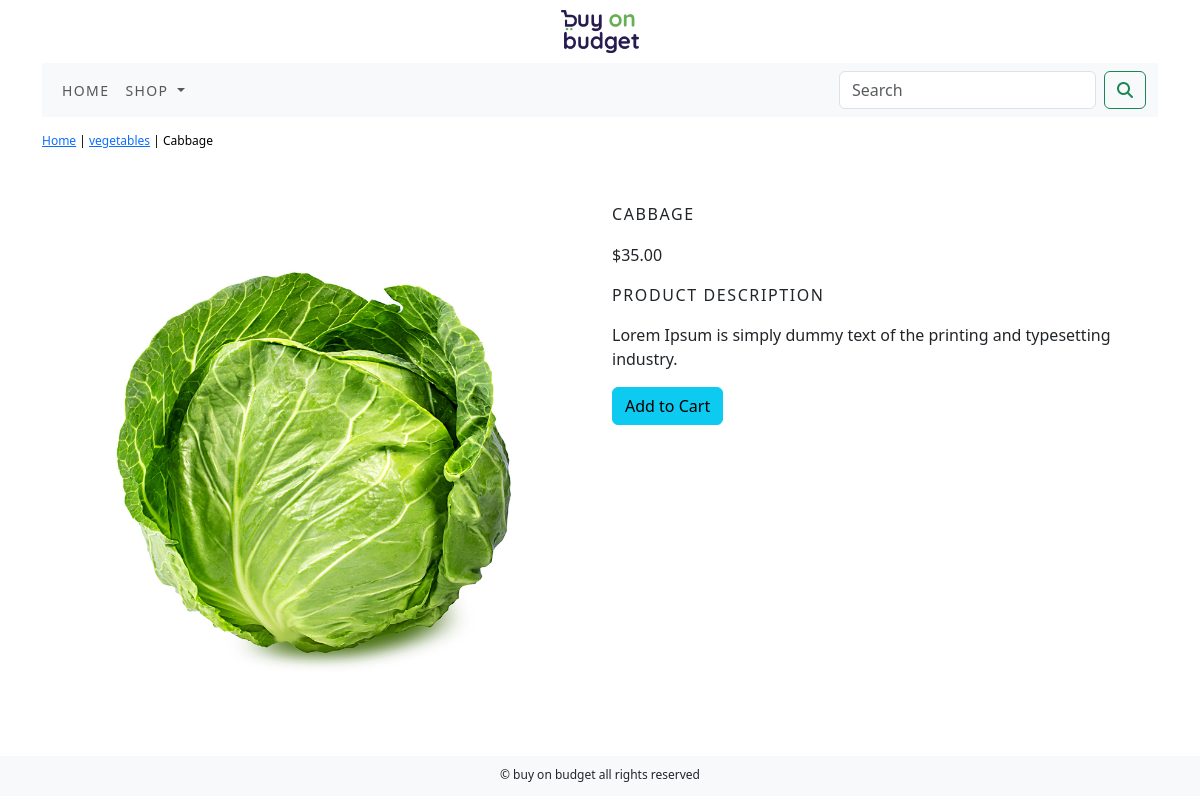
The app's page /ecommerceapp/vegetables/cabbage/ with its own data.
### ecommerceapp/models.py (models this page shows, shortened)
class Product(models.Model):
    name = models.CharField(max_length=250, unique=True)
    slug = models.SlugField(max_length=250, unique=True)
    description = models.TextField(blank=True)
    price = models.DecimalField(max_digits=10, decimal_places=2)
    category = models.ForeignKey(Category, on_delete=models.CASCADE)
    image = models.ImageField(upload_to='product', blank=True)
    stock = models.IntegerField()
    available = models.BooleanField(default=True)
    created = models.DateTimeField(auto_now_add=True)
    updated = models.DateTimeField(auto_now=True)
    class Meta:
        ordering = ('name',)
        verbose_name = 'product'
        verbose_name_plural = 'products'

class Category(models.Model):
    name = models.CharField(max_length=250, unique=True)
    slug = models.SlugField(max_length=250, unique=True)
    description = models.TextField(blank=True)
    image = models.ImageField(upload_to='category', blank=True)
    class Meta:
        ordering = ('name',)
        verbose_name = 'category'
        verbose_name_plural = 'categories'
    def get_url(self):
        return reverse('ecommerceapp:products_by_category', args=[self.slug])
    def __str__(self):
        return '{}'.format(self.name)

### ecommerceapp/views.py (the view)
# urls.py: path('<slug:c_slug>/<slug:product_slug>/', views.proDetail, name='product_detail'),
def proDetail(request, c_slug, product_slug):
    try:
        product = Product.objects.get(category__slug=c_slug, slug=product_slug)
    except Exception as e:
        raise e
    return render(request, 'product.html', {'product': product})

### cart/context_processors.py (called while the page is built)
def counter(request):
    item_count = 0
    if 'admin' in request.path:
        return {}
    else:
        try:
            cart=Cart.objects.filter(cart_id=_cart_id(request))
            cart_items=CartItem.objects.all().filter(cart=cart[:1])
            for cart_item in cart_items:
                item_count += cart_item.quantity
        except Cart.DoesNotExist:
            item_count = 0
    return dict(item_count=item_count)

### cart/views.py (called while the page is built)
def _cart_id(request):
    cart = request.session.session_key
    if not cart:
        cart = request.session.create()
    return cart

### ecommerceapp/context_processors.py (called while the page is built)
def menu_links(request):
    links = Category.objects.all()
    return dict(links=links)

### templates/product.html (shortened to what this page needs)
{% extends 'base.html' %}
{% load static %}
{% block content %}
<div class="row my_prod_row">
    <div class="mx-auto">
        <p><a href="{% url 'ecommerceapp:allProdCat' %}">Home</a> | <a href="{{product.category.get_url}}">{{product.category}}</a>
            | {{product.name}}</p>
    </div>
    <div class="container">
        <br>
        <div class="row">
            <div class="col-12 col-sm-12 col-md-12 col-lg-6 text-center">
                <div>
                    <img style="width: 100%;" src="{{product.image.url}}" alt="{{product.name}}">
                </div>
            </div>
            <div class="col-12 col-sm-12 col-md-12 col-lg-6">
                <div>
                    <h1 class="my_prod_title">{{product.name}}</h1>
                    <p>${{product.price}}</p>
                    <p class="my_title">Product Description</p>
                    <p class="text-justify my_prod_text">{{product.description}}</p>
                    {% if product.stock <= 0 %}
                    <p class="text-justify my_prod_text"><b>Out of Stock</b></p>
                    {% else %}
                    <a class="btn btn-info" href="{% url 'cart:add_cart' product.id %}">Add to Cart</a>
                    {% endif %}
                </div>
            </div>
        </div>
    </div>
</div>
{% endblock %}

### static/css/custom.css (style rules this page uses)
body { font-family: 'Poppins', sans-serif; }
.my_title { font-size: 16px; text-transform: uppercase; letter-spacing: 0.1em; }
.my_prod_row { padding-top: 15px; padding-bottom: 20px; }
.my_prod_row .mx-auto { color: #000; font-size: 12px; text-decoration: None; }
.my_prod_title { font-size: 16px; text-transform: uppercase; letter-spacing: 0.1em; padding-top: 15px; padding-bottom: 10px; }
.my_prod_text { padding-right: 20px; }

### records on screen
Product: category "vegetables", name "Cabbage", image (picture), name "CABBAGE", price "35.00", description "Lorem Ipsum is simply dummy text of the printing and typesetting industry."
